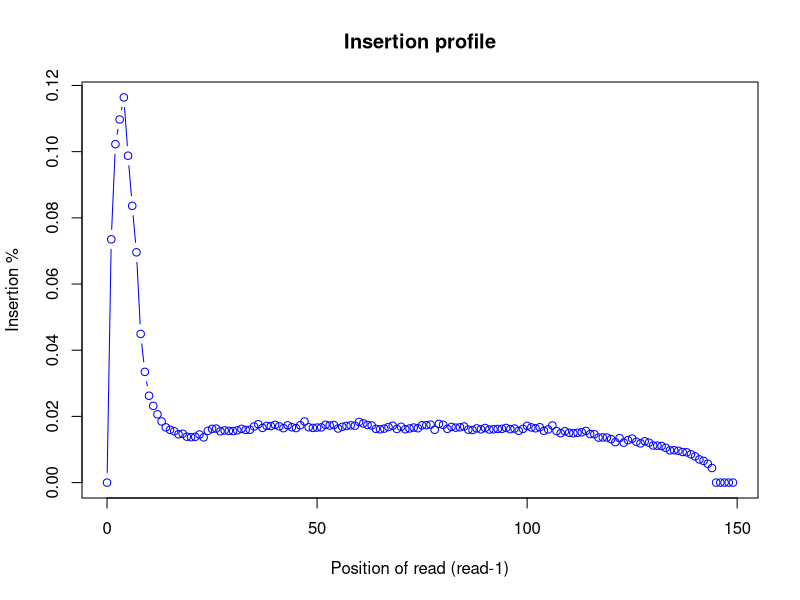
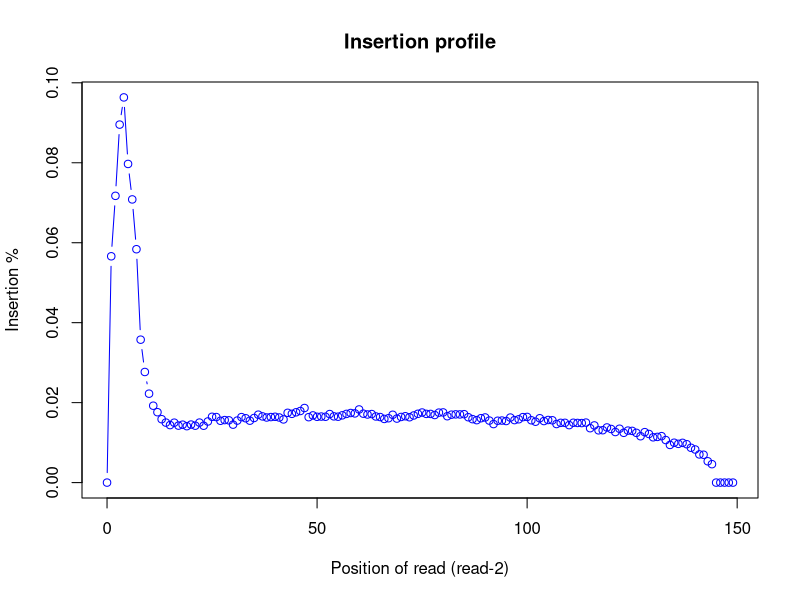

The R source for these figures, in order:
pdf("RSeQC/06.WT_EV_2.insertion_profile.R1.pdf")
read_pos=c(0,1,2,3,4,5,6,7,8,9,10,11,12,13,14,15,16,17,18,19,20,21,22,23,24,25,26,27,28,29,30,31,32,33,34,35,36,37,38,39,40,41,42,43,44,45,46,47,48,49,50,51,52,53,54,55,56,57,58,59,60,61,62,63,64,65,66,67,68,69,70,71,72,73,74,75,76,77,78,79,80,81,82,83,84,85,86,87,88,89,90,91,92,93,94,95,96,97,98,99,100,101,102,103,104,105,106,107,108,109,110,111,112,113,114,115,116,117,118,119,120,121,122,123,124,125,126,127,128,129,130,131,132,133,134,135,136,137,138,139,140,141,142,143,144,145,146,147,148,149)
r1_insert_count=c(0,16428.0,22855.0,24522.0,26012.0,22076.0,18690.0,15550.0,10039.0,7478.0,5866.0,5180.0,4610.0,4128.0,3729.0,3562.0,3469.0,3263.0,3300.0,3100.0,3066.0,3094.0,3248.0,3053.0,3496.0,3628.0,3648.0,3461.0,3524.0,3494.0,3483.0,3530.0,3627.0,3558.0,3568.0,3790.0,3938.0,3692.0,3831.0,3818.0,3900.0,3801.0,3676.0,3867.0,3738.0,3681.0,3874.0,4125.0,3738.0,3693.0,3716.0,3727.0,3904.0,3854.0,3891.0,3652.0,3764.0,3827.0,3866.0,3844.0,4096.0,3994.0,3892.0,3857.0,3629.0,3598.0,3648.0,3755.0,3838.0,3622.0,3768.0,3602.0,3655.0,3717.0,3671.0,3869.0,3876.0,3915.0,3565.0,3965.0,3900.0,3630.0,3760.0,3711.0,3733.0,3789.0,3576.0,3547.0,3662.0,3596.0,3686.0,3581.0,3601.0,3620.0,3632.0,3691.0,3609.0,3652.0,3499.0,3628.0,3829.0,3727.0,3667.0,3740.0,3499.0,3591.0,3858.0,3480.0,3337.0,3467.0,3364.0,3333.0,3362.0,3401.0,3490.0,3277.0,3264.0,3039.0,3051.0,3043.0,2937.0,2729.0,3005.0,2697.0,2864.0,2970.0,2757.0,2647.0,2791.0,2696.0,2505.0,2493.0,2472.0,2346.0,2179.0,2185.0,2147.0,2065.0,2044.0,1912.0,1768.0,1566.0,1465.0,1273.0,985.0,0,0,0,0,0)
r1_noninsert_count = 22349434 - r1_insert_count
plot(read_pos, r1_insert_count*100/(r1_insert_count + r1_noninsert_count),col="blue",main="Insertion profile",xlab="Position of read (read-1)",ylab="Insertion %",type="b")
dev.off()
pdf("RSeQC/06.WT_EV_2.insertion_profile.R2.pdf")
read_pos=c(0,1,2,3,4,5,6,7,8,9,10,11,12,13,14,15,16,17,18,19,20,21,22,23,24,25,26,27,28,29,30,31,32,33,34,35,36,37,38,39,40,41,42,43,44,45,46,47,48,49,50,51,52,53,54,55,56,57,58,59,60,61,62,63,64,65,66,67,68,69,70,71,72,73,74,75,76,77,78,79,80,81,82,83,84,85,86,87,88,89,90,91,92,93,94,95,96,97,98,99,100,101,102,103,104,105,106,107,108,109,110,111,112,113,114,115,116,117,118,119,120,121,122,123,124,125,126,127,128,129,130,131,132,133,134,135,136,137,138,139,140,141,142,143,144,145,146,147,148,149)
r2_insert_count=c(0,12601.0,15967.0,19934.0,21448.0,17743.0,15768.0,12995.0,7958.0,6159.0,4951.0,4281.0,3920.0,3530.0,3341.0,3202.0,3336.0,3173.0,3225.0,3142.0,3231.0,3169.0,3341.0,3167.0,3403.0,3664.0,3649.0,3442.0,3481.0,3467.0,3227.0,3453.0,3646.0,3583.0,3448.0,3597.0,3782.0,3686.0,3625.0,3649.0,3665.0,3625.0,3518.0,3885.0,3829.0,3915.0,3986.0,4153.0,3643.0,3741.0,3664.0,3677.0,3666.0,3817.0,3688.0,3669.0,3746.0,3825.0,3875.0,3853.0,4073.0,3838.0,3792.0,3817.0,3682.0,3650.0,3545.0,3584.0,3776.0,3565.0,3655.0,3695.0,3639.0,3737.0,3831.0,3902.0,3826.0,3824.0,3763.0,3896.0,3907.0,3696.0,3782.0,3799.0,3796.0,3809.0,3640.0,3533.0,3477.0,3584.0,3627.0,3453.0,3259.0,3444.0,3455.0,3429.0,3621.0,3480.0,3526.0,3645.0,3657.0,3471.0,3390.0,3583.0,3427.0,3486.0,3470.0,3261.0,3327.0,3328.0,3200.0,3332.0,3321.0,3315.0,3341.0,3029.0,3183.0,2911.0,2917.0,3070.0,2985.0,2816.0,2999.0,2772.0,2895.0,2879.0,2771.0,2582.0,2809.0,2707.0,2522.0,2544.0,2586.0,2369.0,2097.0,2220.0,2158.0,2213.0,2137.0,1939.0,1843.0,1569.0,1551.0,1187.0,1026.0,0,0,0,0,0)
r2_noninsert_count = 22260934 - r2_insert_count
plot(read_pos, r2_insert_count*100/(r2_insert_count + r2_noninsert_count),col="blue",main="Insertion profile",xlab="Position of read (read-2)",ylab="Insertion %",type="b")
dev.off()
